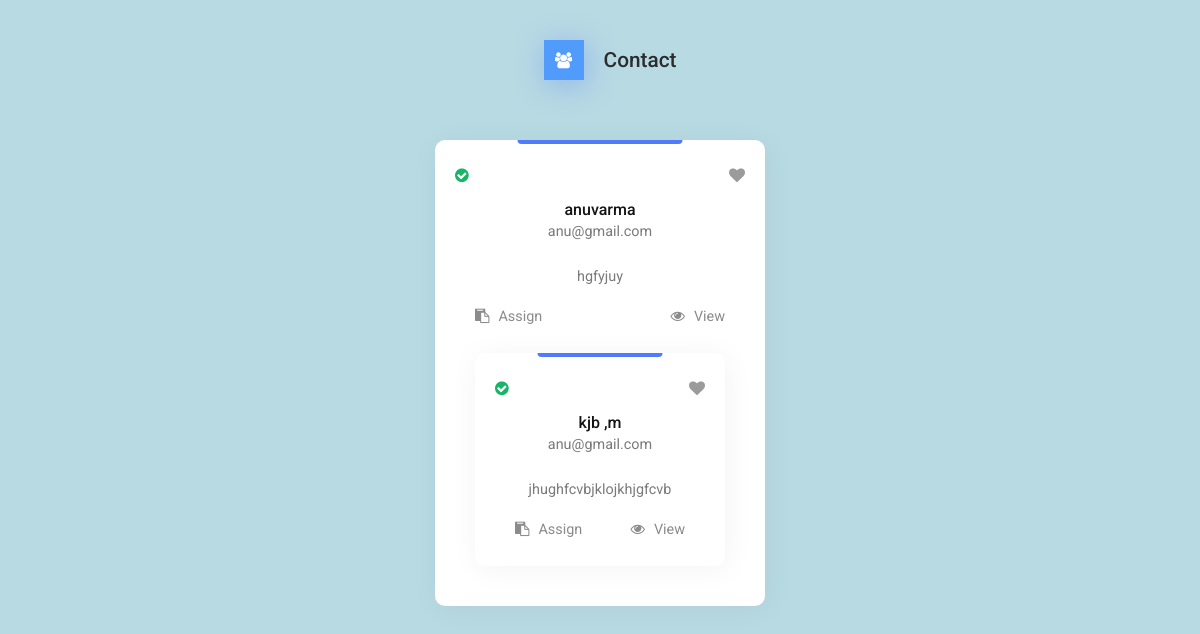
/viewcontact/, run on the app's committed database.
### store/models.py (models this page shows)
class contact(models.Model):
    name = models.CharField(max_length=250)
    email = models.EmailField()
    mobno = models.CharField(null=True, max_length=10, validators=[RegexValidator(r'^\d{3}-\d{3}-\d{4}$')])
    message = models.TextField()

### store/views.py (the view)
# urls.py: path('viewcontact/',views.staffviewcontact,name='staffviewcontact'),
def staffviewcontact(request):
    context = {
        'contacts': contact.objects.all()
    }
    return render(request, 'staff/viewcontact.html', context)

### store/context_preprocessors.py (called while the page is built)
def store_menu(request):
    categories = Category.objects.filter(is_active=True)
    context = {
        'categories_menu': categories,
    }
    return context

def cart_menu(request):
    if request.user.is_authenticated:
        cart_items= Cart.objects.filter(user=request.user)
        context = {
            'cart_items': cart_items,
        }
    else:
        context = {}
    return context

### templates/staff/viewcontact.html (shortened to what this page needs)
<link rel="stylesheet" href="https://stackpath.bootstrapcdn.com/font-awesome/4.7.0/css/font-awesome.min.css">
<h1 class="h1-text">
  <i class="fa fa-users" aria-hidden="true"></i>Contact
</h1>
<div class="container">
  {% for contact in contacts %}
  <div class="box">
    <div class="top-bar"></div>
    <div class="top">
      <i class="fa fa-check-circle" aria-hidden="true"></i>
      <label class="heart" for="heart-btn-1"></label>
    </div>
    <div class="content">
      <strong>{{contact.name}}</strong>
      <p>{{contact.email}}</p>
      <p>{{contact.message}}</p>
    </div>
    <div class="btn">
      <a href="#"><i class="fa fa-clipboard" aria-hidden="true"></i>Assign</a>
      <a href="#"><i class="fa fa-eye" aria-hidden="true"></i>View</a>
    </div>
    {% endfor %}
  </div>
</div>

### templates/staff/viewcontact.html (style rules this page uses)
* { box-sizing: border-box; padding: 0; margin: 0; }
a { text-decoration: none; }
.h1-text { font-size: 1.3rem; margin: 40px 0; color: #2c2c2c; font-weight: 500; display: flex; align-items: center; justify-content: center; }
.h1-text i { background-color: #509bfc; color: #fff; width: 40px; height: 40px; box-shadow: 2px 5px 30px rgba(80, 123, 252, 0.4); display: flex; justify-content: center; align-items: center; font-size: 1rem; margin: 0 20px; }
.container { width: 100%; display: flex; justify-content: center; align-items: center; flex-wrap: wrap; }
.box { position: relative; min-width: 250px; background-color: #fff; box-shadow: 2px 3px 30px rgba(0,0,0,0.05); display: flex; flex-direction: column; justify-content: center; align-items: center; padding: 20px; margin: 20px; position: relative; border-radius: 10px; }
.top-bar { width: 50%; height: 4px; background: #507bfc; position: absolute; top: 0px; left: 50%; transform: translateX(-50%); border-radius: 0px 0px 10px 10px; }
.top { display: flex; justify-content: space-between; align-items:center ; width: 100%; }
.fa-check-circle { color: #17b667; }
.heart { color: rgba(155,155,155); }
.heart::before { content: '\f004'; font-family: fontawesome; line-height: 30px; cursor: pointer; z-index: 1; transition: all 0.3s; }
.content { display: flex; flex-direction: column; justify-content: center; align-items: center; }
.content strong { font-weight: 500; color: #141414; margin-top: 10px; }
.content p { font-size: 0.9rem; color: #7a7a7a; margin: 4px 0px 10px 0px; cursor: pointer; }
.btn { margin-top: 5px; display: flex; justify-content: space-between; align-items: center; width: 100%; }
.btn a i { margin-right: 9px; }
.btn a { border-radius: 20px; color: #8b8b8b; padding: 8px 20px; font-size: 0.9rem; }

### data on the page
contact: name "anuvarma", email "anu@gmail.com", message "hgfyjuy"
contact: name "kjb ,m", email "anu@gmail.com", message "jhughfcvbjklojkhjgfcvb"
